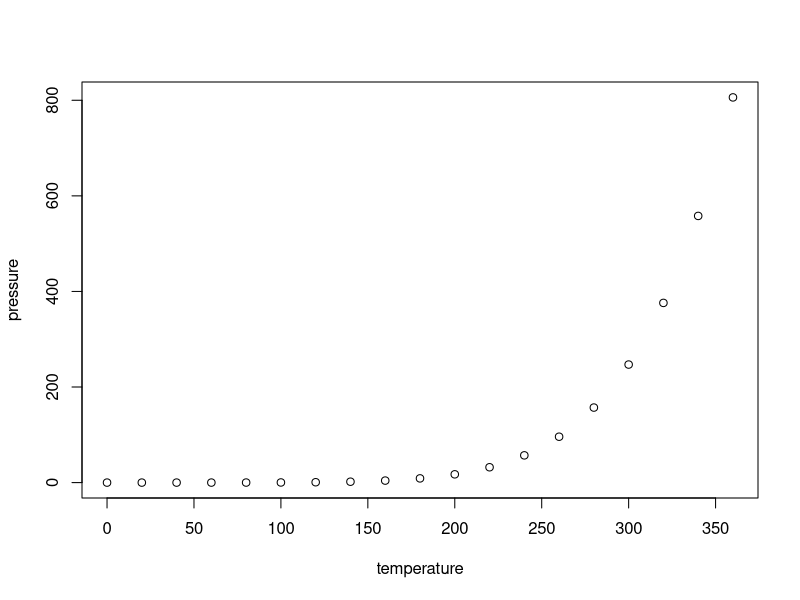
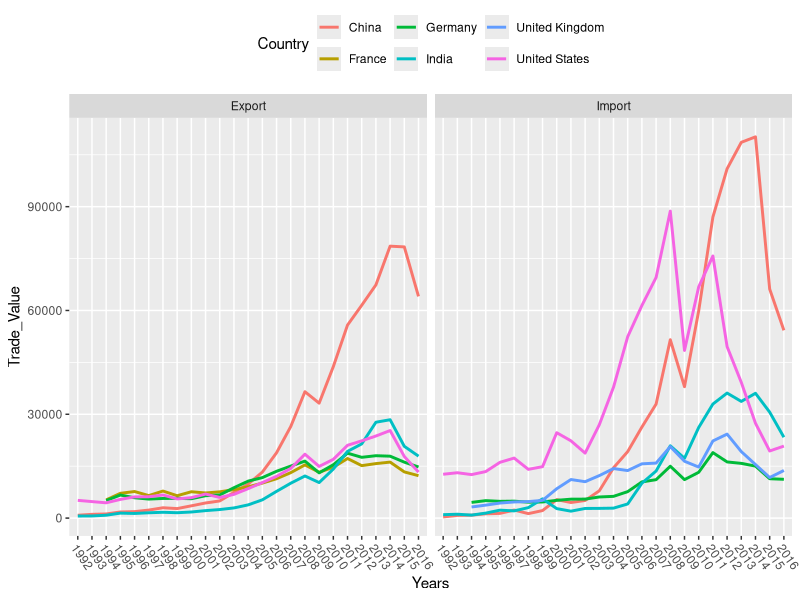

Reproduce these figures in R, in order.
## ---- chunk 1
knitr::opts_chunk$set(echo = TRUE)
## ---- chunk 2
summary(cars)
## ---- chunk 3
plot(pressure)
## ---- chunk 4
library(tidyr)
library(reshape2)
library(ggplot2)
library(readxl)
## ---- chunk 5
Trade_SSA <- read_excel("Trade_SSA.xlsx")
View(Trade_SSA)
## ---- chunk 6
str(Trade_SSA)
Trade_SSA <- Trade_SSA[-c(4)]
ls(Trade_SSA)
#as_tibble(Trade_SSA) 
## ---- chunk 7
Trade_SSA <- melt(Trade_SSA, id.vars = c("Reporter Name", "Partner Name", "Trade Flow", "Indicator"), measure.vars = c("1992", "1993","1994", "1995", "1996", "1997", "1998", "1999", "2000", "2001", "2002", "2003", "2004", "2005", "2006", "2007", "2008", "2009", "2010", "2011", "2012", "2013", "2014", "2015", "2016"), variable.name = "Years", value.name = "Trade_Value")
## ---- chunk 8
colnames(Trade_SSA)[colnames(Trade_SSA)=='Partner Name'] <- 'Partner'
colnames(Trade_SSA)[colnames(Trade_SSA)=='Reporter Name'] <- 'Country'
colnames(Trade_SSA)[colnames(Trade_SSA)=='Trade Flow'] <- 'Trade_Flow'
## ---- chunk 9
p1 <- ggplot(data=Trade_SSA, mapping = aes(x=Years, y= Trade_Value))
p1 +geom_line(aes(group=Country,  color= Country), size= 1) + facet_grid(~ Trade_Flow) + theme(axis.text.x=element_text(angle=-55, hjust=0), legend.position = "top")
